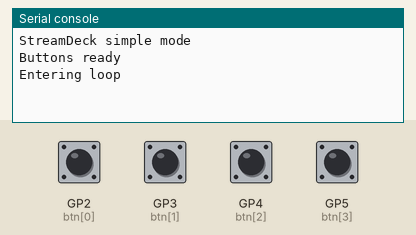
A program run on a simulated Raspberry Pi Pico running CircuitPython. Shown: the last lines printed to the serial console. Inputs (shaded band) come from the test bench; at power-on: GP2 (btn[0]), GP3 (btn[1]), GP4 (btn[2]), GP5 (btn[3]) HIGH. USB keyboard and mouse output is not drawn.

Above: at 1.2 s.
1.3 s: GP2 (btn[0]) pulled LOW for 0.15 s
At 2.4 s:
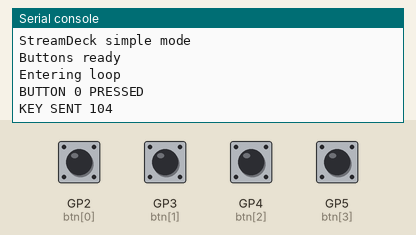
2.9 s: GP3 (btn[1]) pulled LOW for 0.15 s
At 3.5 s:
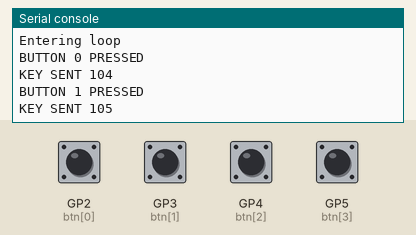
4.5 s: GP4 (btn[2]) pulled LOW for 0.15 s
At 5.0 s:
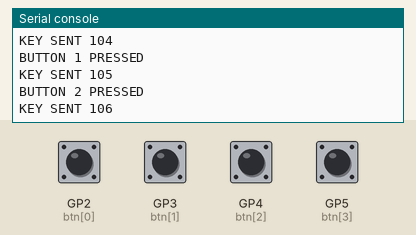
6.1 s: GP5 (btn[3]) pulled LOW for 0.15 s
At 7.3 s:
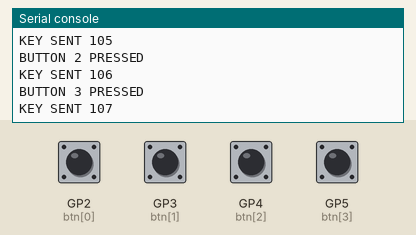

Measured:
- after the input at 1.3 s, the serial console: prints a new line at once (image 1)
- after the input at 2.9 s, the serial console: prints a new line at once (image 2)
- after the input at 4.5 s, the serial console: prints a new line at once (image 3)
- after the input at 6.1 s, the serial console: prints a new line at once (image 4)

The program:

code.py
```python
import time
import board
import digitalio
import usb_hid

from adafruit_hid.keyboard import Keyboard
from adafruit_hid.keycode import Keycode

print("StreamDeck simple mode")

kbd = Keyboard(usb_hid.devices)

# ----------------------------
# Buttons
# ----------------------------

button_pins = [board.GP2, board.GP3, board.GP4, board.GP5]

buttons = []

for pin in button_pins:

    btn = digitalio.DigitalInOut(pin)
    btn.direction = digitalio.Direction.INPUT
    btn.pull = digitalio.Pull.UP

    buttons.append(btn)

print("Buttons ready")

# ----------------------------
# Keymap
# ----------------------------

keys = [
    Keycode.F13,
    Keycode.F14,
    Keycode.F15,
    Keycode.F16
]

last_state = [True, True, True, True]

print("Entering loop")

while True:

    for i, btn in enumerate(buttons):

        state = btn.value

        if last_state[i] and not state:

            print("BUTTON", i, "PRESSED")

            try:

                kbd.press(keys[i])
                kbd.release_all()

                print("KEY SENT", keys[i])

            except Exception as e:

                print("ERROR", e)

            time.sleep(0.05)

        last_state[i] = state

    time.sleep(0.01)
```
